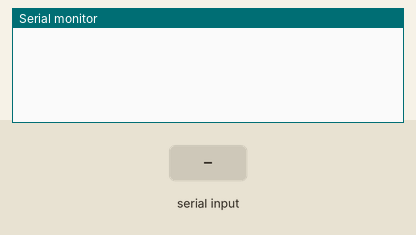
Simulated run of this sketch. Board: ESP8266 (Wemos D1 mini). Shown: the last lines printed to the serial monitor. The test bench sets the inputs (shaded band). WiFi joins after 1.5 s; servers stay silent unless stated.

Above: at 3.0 s.
3.1 s: "90,45,200\n" received over the second serial link
At 3.8 s:
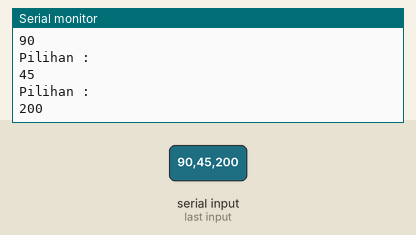
4.6 s: "30,150,10\n" received over the second serial link
At 7.0 s:
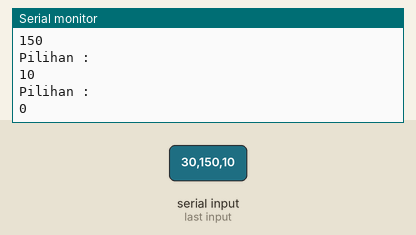
Timing chart, 0 to 8.5 s (numbered marks = the images above; inputs shaded):
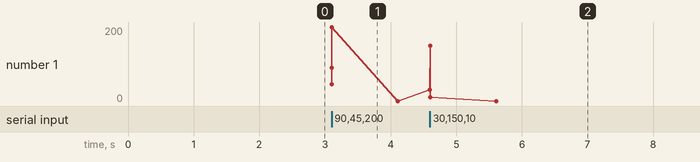

The sketch:

Wemos.ino
```cpp
#define BLYNK_PRINT Serial
//#define BLYNK_TEMPLATE_ID   "YourTemplateID"

#include <ESP8266WiFi.h>
#include <BlynkSimpleEsp8266.h>
#include <SoftwareSerial.h>

//WIFI & BLNK
char auth[] = "9gZne1Hg0SLwFFJmmj98qkoHOO-Kpfej";
char ssid[] = "Lele";
char pass[] = "lelelele";

//Arduino & Wemos
SoftwareSerial ganti (2,4);
SoftwareSerial nilai (14,12);

//Pin BLYNK
WidgetLCD Tsuhu_1(V0);
WidgetLCD Tph_1(V1);
WidgetLCD Tsuhu_2(V2);
WidgetLCD Tph_2(V3);

int pilihan;
bool aktif=true;
float suhu_1, suhu_2, ph_1, ph_2;
String infoSuhu_1="Aman", infoPH_1="Aman", infoSuhu_2="Aman", infoPH_2="Aman";

void notif(){
  if(aktif==true){
    Blynk.notify("Tambak Bermasalah");
    aktif=false;
  }
}
void setup()
{
  Serial.begin(9600);
  ganti.begin(9600);
  nilai.begin(9600);

  Blynk.begin(auth, ssid, pass);
}

void loop()
{
  Blynk.run();
  static unsigned long timepoint = millis();
  //Baca Mode
  ganti.listen();
  if (ganti.available() > 0){
    pilihan = ganti.parseInt();
    Serial.println("Pilihan : ");
    Serial.println(pilihan);

    //Baca nilai
    nilai.listen();
    if (nilai.available()){
      if (pilihan == 1){
        ph_1 = nilai.parseFloat();
        Serial.println("nilai ph1: ");
        Serial.println(ph_1);
      }
      else if (pilihan == 2){
        ph_2 = nilai.parseFloat();
        Serial.println("nilai ph2: ");
        Serial.println(ph_2);
      }
      else if (pilihan == 3){
        suhu_1 = nilai.parseFloat();
        Serial.println("nilai suhu1 : ");
        Serial.println(suhu_1);
      }
      else if (pilihan == 4){
        suhu_2 = nilai.parseFloat();
        Serial.println("nilai suhu2: ");
        Serial.println(suhu_2);
      }
    }
  }


  //Tampilan BLYNK
  if(millis()-timepoint>1000U){
    timepoint = millis();
    //Suhu tambak 1
    Blynk.virtualWrite(V0, suhu_1);
    Blynk.virtualWrite(V0, infoSuhu_1);
    Tsuhu_1.print(0, 0, "Suhu : ");
    Tsuhu_1.print(7, 0, suhu_1);
    Tsuhu_1.print(0, 1, "Kondisi : ");
    Tsuhu_1.print(10, 1, infoSuhu_1);
    //PH tambak 1
    Blynk.virtualWrite(V1, ph_1);
    Blynk.virtualWrite(V1, infoPH_1);
    Tph_1.print(0, 0, "pH : ");
    Tph_1.print(5, 0, ph_1);
    Tph_1.print(0, 1, "Kondisi : ");
    Tph_1.print(10, 1, infoPH_1);
    //Suhu tambak 2
    Blynk.virtualWrite(V2, suhu_2);
    Blynk.virtualWrite(V2, infoSuhu_2);
    Tsuhu_2.print(0, 0, "Suhu : ");
    Tsuhu_2.print(7, 0, suhu_2);
    Tsuhu_2.print(0, 1, "Kondisi : ");
    Tsuhu_2.print(10, 1, infoSuhu_2);
    //PH tambak 2
    Blynk.virtualWrite(V3, ph_2);
    Blynk.virtualWrite(V3, infoPH_2);
    Tph_2.print(0, 0, "pH : ");
    Tph_2.print(5, 0, ph_2);
    Tph_2.print(0, 1, "Kondisi : ");
    Tph_2.print(10, 1, infoPH_2);

    //Notif BLYNK
    if (suhu_1 < 26.0 || suhu_1 > 30.0){
      notif();
      if(suhu_1 < 26.0){
        infoSuhu_1 = "Rendah";
      }
      if(suhu_1 > 30.0){
        infoSuhu_1 = "Tinggi";
      }
    }
    else{
      infoSuhu_1 = "Aman  ";
      aktif=true;
    }

    if (ph_1 < 5.5 || ph_1 > 9.0){
      notif();
      if(ph_1 < 5.5){
        infoPH_1 = "Rendah";
      }
      if(suhu_1 > 9.0){
        infoPH_1 = "Tinggi";
      }
    }
    else{
      infoPH_1 = "Aman";
      aktif=true;
    }

    if (suhu_2 < 26.0 || suhu_2 > 30.0){
      notif();
      if(suhu_2 < 26.0){
        infoSuhu_2 = "Rendah";
      }
      if(suhu_2 > 30.0){
        infoSuhu_2 = "Tinggi";
      }
    }
    else{
      infoSuhu_2 = "Aman";
      aktif=true;
    }

    if (ph_2 < 5.5 || ph_2 > 9.0){
      notif();
      if(ph_2 < 5.5){
        infoPH_2 = "Rendah";
      }
      if(suhu_2 > 9.0){
        infoPH_2 = "Tinggi";
      }
    }
    else{
      infoPH_2 = "Aman";
      aktif=true;
    }
  }
}
```

Measured:
- after the input at 3.1 s, the serial monitor: prints a new line at once (image 1)
- after the input at 4.6 s, the serial monitor: prints a new line at once (image 2)
